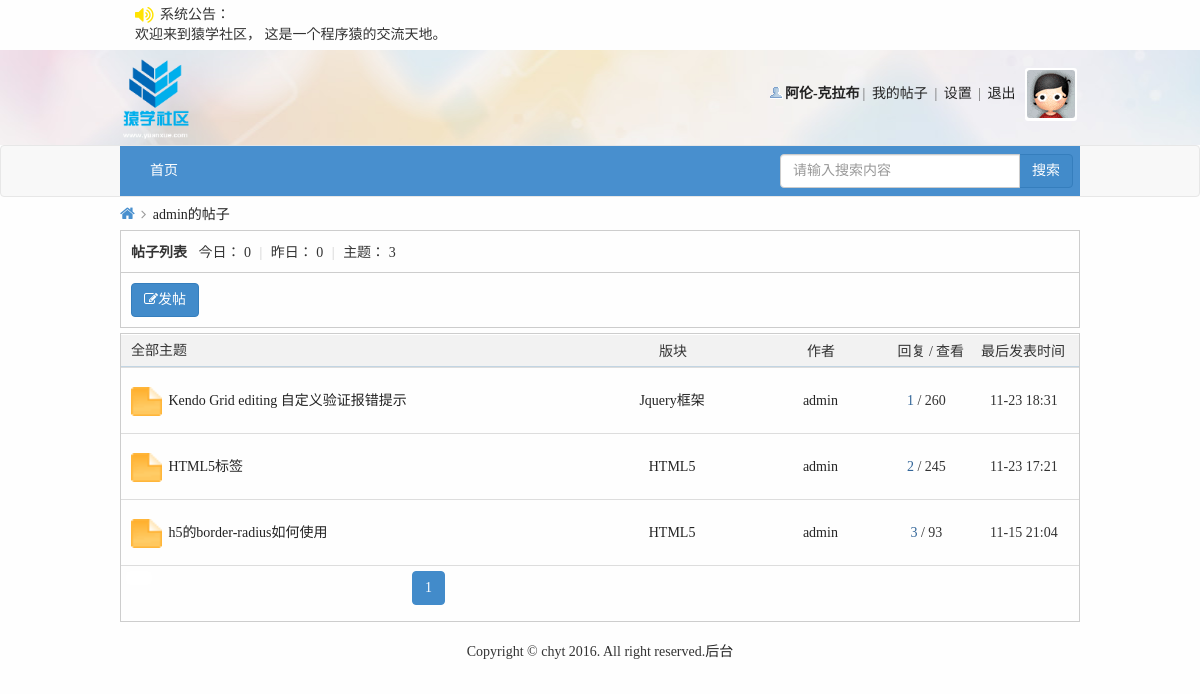
The page /userPost.php?uid=2 (signed in) on the database as committed earlier.
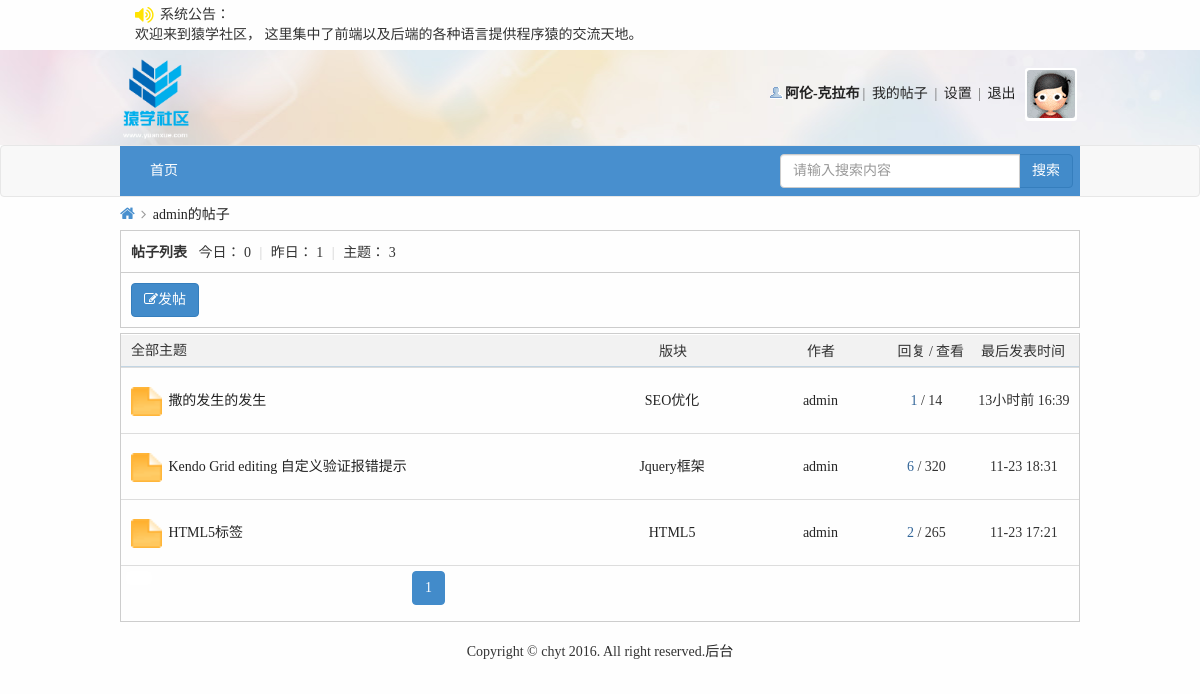
The same page on the database as committed later.
### tables this page shows
CREATE TABLE IF NOT EXISTS `notice` (
  `nid` int(11) NOT NULL AUTO_INCREMENT COMMENT '序号',
  `noticeContent` varchar(200) NOT NULL COMMENT '公告内容',
  PRIMARY KEY (`nid`)
);

CREATE TABLE IF NOT EXISTS `user` (
  `id` int(20) NOT NULL AUTO_INCREMENT COMMENT '唯一标识符',
  `name` varchar(200) NOT NULL COMMENT '用户名称',
  `psw` varchar(200) NOT NULL COMMENT '用户密码',
  `sex` varchar(200) NOT NULL DEFAULT '未填写' COMMENT '用户性别',
  `email` varchar(200) NOT NULL COMMENT '邮箱地址',
  `qq` varchar(200) NOT NULL DEFAULT '未填写' COMMENT '用户qq',
  `photo` varchar(200) NOT NULL COMMENT '用户头像',
  `userType` int(11) NOT NULL DEFAULT '0' COMMENT '用户类型',
  `reallyName` varchar(200) NOT NULL DEFAULT '未填写' COMMENT '用户真实姓名',
  `birthday` varchar(200) NOT NULL DEFAULT '未填写' COMMENT '用户生日',
  `homeplace` varchar(200) NOT NULL DEFAULT '未填写' COMMENT '用户出生地',
  `bloodType` varchar(200) NOT NULL DEFAULT '未填写' COMMENT '用户血型',
  `fixedTel` varchar(200) NOT NULL DEFAULT '未填写' COMMENT '用户固定电话',
  `phone` varchar(200) NOT NULL DEFAULT '未填写' COMMENT '用户电话',
  `website` varchar(200) NOT NULL DEFAULT 'http://' COMMENT '用户主页',
  `school` varchar(200) NOT NULL DEFAULT '未填写' COMMENT '用户毕业学校',
  `degree` varchar(200) NOT NULL DEFAULT '未填写' COMMENT '用户学历',
  `company` varchar(200) NOT NULL DEFAULT '未填写' COMMENT '用户公司',
  `profession` varchar(200) NOT NULL DEFAULT '未填写' COMMENT '用户职业',
  `job` varchar(200) NOT NULL DEFAULT '未填写' COMMENT '用户职位',
  `income` varchar(200) NOT NULL DEFAULT '未填写' COMMENT '用户年收入',
  `registerTime` datetime NOT NULL COMMENT '注册时间',
  `lastLogin` datetime NOT NULL COMMENT '最后一次登录时间',
  `userStatus` int(11) NOT NULL DEFAULT '0' COMMENT '用户是否需要验证状态',
  `isForbid` int(11) NOT NULL DEFAULT '0' COMMENT '是否禁止',
  `loginTimes` int(11) NOT NULL DEFAULT '1' COMMENT '登陆次数',
  PRIMARY KEY (`id`)
);

CREATE TABLE IF NOT EXISTS `post` (
  `postId` int(11) NOT NULL AUTO_INCREMENT COMMENT '帖子id',
  `postTitle` varchar(200) NOT NULL COMMENT '帖子标题',
  `postContent` varchar(2000) NOT NULL COMMENT '帖子内容',
  `postTime` datetime NOT NULL COMMENT '发帖时间',
  `tsmoduleId` int(11) NOT NULL COMMENT '所属子版块的id',
  `times` int(11) NOT NULL COMMENT '浏览次数',
  `postuid` int(11) NOT NULL COMMENT '发帖人id',
  `isTop` int(11) NOT NULL DEFAULT '0' COMMENT '是否置顶',
  `isBoutique` int(11) NOT NULL DEFAULT '0' COMMENT '是否加精',
  `postStatus` int(11) NOT NULL DEFAULT '0' COMMENT '帖子是否需要验证状态，默认0无需验证',
  `updateTime` datetime NOT NULL COMMENT '当前条帖子有回复就更新',
  `isShield` int(11) NOT NULL DEFAULT '0' COMMENT '是否屏蔽',
  PRIMARY KEY (`postId`)
);

CREATE TABLE IF NOT EXISTS `sub_module` (
  `sid` int(20) NOT NULL AUTO_INCREMENT COMMENT '子版块id',
  `smoduleName` varchar(200) NOT NULL COMMENT '子版块名称',
  `smodulePic` varchar(200) NOT NULL COMMENT '子版块图片',
  `tParenModuleId` int(20) NOT NULL COMMENT '所属父版块id',
  `smoduleDesc` varchar(200) NOT NULL COMMENT '子版块描述',
  PRIMARY KEY (`sid`)
);

### inc/mysql.func.php (called while the page is built, shortened)
<?php
    function execute($link, $sql){
        $result = mysqli_query($link, $sql);
        return $result;
    }
    function nums($link, $sql){
        return mysqli_num_rows(execute($link, $sql));
    }
    function fetch_array($result){
        return mysqli_fetch_assoc($result);
    }
?>

### inc/global.func.php (called while the page is built, shortened)
<?php
    function login_state($link){
        if (isset($_COOKIE['bs']['userName']) && isset($_COOKIE['bs']['psw'])){
            $sql = "select * from user where name='{$_COOKIE['bs']['userName']}' and psw='{$_COOKIE['bs']['psw']}'";
            $result = execute($link, $sql);
            if (mysqli_num_rows($result) == 1) {
                $data = fetch_array($result);
                return $data['id'];
            }else{
                return false;
            }
        }else {
            return false;
        }
    }
    function page($count,$page_size,$num_btn=10,$page='page'){
        $page_num_all=ceil($count/$page_size);
        $start=($_GET[$page]-1)*$page_size;
        $limit="limit {$start},{$page_size}";
        $current_url=$_SERVER['REQUEST_URI'];
        $arr_current=parse_url($current_url);
        $current_path=$arr_current['path'];
        $url='';
        if(isset($arr_current['query'])){
            parse_str($arr_current['query'],$arr_query);
            unset($arr_query[$page]);
            if(empty($arr_query)){
                $url="{$current_path}?{$page}=";
            }else{
                $other=http_build_query($arr_query);
                $url="{$current_path}?{$other}&{$page}=";
            }
        }else{
            $url="{$current_path}?{$page}=";
        }
        $html=array();
        if($num_btn>=$page_num_all){
            for($i=1;$i<=$page_num_all;$i++){
                if($_GET[$page]==$i){
                    $html[$i]="<li class='active'><a href='#'>{$i}</a></li>";
                }else{
                    $html[$i]="<li><a href='{$url}{$i}'>{$i}</a></li>";
                }
            }
        }
        $html=implode(' ',$html);
        $data=array(
            'limit'=>$limit,
            'html'=>$html,
            'totalPage'=>$page_num_all
        );
        return $data;
    }
    function tranTime($time) {
        $rtime = date("m-d H:i",$time);
        $htime = date("H:i",$time);
        $time = time() - $time;
        if ($time < 60) {
            $str = '刚刚';
        }
        elseif ($time < 60 * 60) {
            $min = floor($time/60);
            $str = $min.'分钟前';
        }
        elseif ($time < 60 * 60 * 24) {
            $h = floor($time/(60*60));
            $str = $h.'小时前 '.$htime;
        }
        elseif ($time < 60 * 60 * 24 * 3) {
            $d = floor($time/(60*60*24));
            if($d==1)
                $str = '昨天 '.$rtime;
            else
                $str = '前天 '.$rtime;
        }
        else {
            $str = $rtime;
        }
        return $str;
    }
?>

### userPost.php (the view, shortened to what the rows shown need)
<!DOCTYPE html>
<html lang="en">
<head>
    <link rel="stylesheet" href="font/css/font-awesome.min.css">
    <link rel="stylesheet" href="css/bootstrap/css/bootstrap.min.css">
    <link rel="stylesheet" href="css/common.css">
    <link rel="stylesheet" href="css/pModuleList.css">
    <link rel="stylesheet" href="css/myPost.css">
</head>
<?php
    $link = connect();
    $sql_n = "select * from notice where nid=1";
    $data_n = fetch_array(execute($link, $sql_n));
    $nc = $data_n["noticeContent"];
    if (!($member_id = login_state($link))){
        promptBox("请先登录后才能继续浏览", 5, "login.php");
        exit;
    }
    $sql_user = "select * from user where id={$_GET['uid']}";
    $data_user = fetch_array(execute($link, $sql_user));
    include_once "inc/handlerLogin.php";
    $sql_post = "select * from post where postuid={$_GET['uid']}";
    $post_total = nums($link, $sql_post);
    $pagesize = 5;
    $page = page($post_total, $pagesize);
    $post = "select * from post where postuid={$_GET['uid']} ORDER BY postId DESC {$page['limit']}";
    $res_post = execute($link, $post);
?>
<body>
<?php include_once "inc/header.inc.php"?>
<div class="container" style="width: 990px;">
    <div class="position">
        <div class="z">
            <a href="index.php" class="nvhm"><i class="fa fa-home"></i></a>
            <em><i class="fa fa-angle-right"></i></em>
            <a href="#"><?php echo $data_user['name'];?>的帖子</a>
        </div>
    </div>
    <div class="pm-sm">
        <div class="pm-sm-top" style="position: relative;">
            <h2>全部主题</h2>
        </div>
        <div class="pm-sm-list">
            <table class="table table-condensed table-hover" id="smtable">
                <?php
                if($post_total) {
                    while ($data_post = fetch_array($res_post)) {
                        $sql_sm = "select * from sub_module where sid={$data_post['tsmoduleId']}";
                        $data_sm = fetch_array(execute($link, $sql_sm));
                        $sql_rep = "select * from reply where tpostId={$data_post['postId']}";
                        $rep_total = nums($link, $sql_rep);
                        ?>
                        <tr>
                            <td class="td1">
                                <a href="#"><img src="img/folder_new.gif" width="31" height="29"></a>
                            </td>
                            <td class="td2"><a href="postShow.php?postId=<?php echo $data_post['postId'];?>&sid=<?php echo $data_sm['sid'];?>"><?php echo $data_post['postTitle'];?></a></td>
                            <td class="td5"><a href="sModuleList.php?sid=<?php echo $data_sm['sid'];?>"><?php echo $data_sm['smoduleName'];?></a></td>
                            <td class="td6"><a href="profile.php?uid=<?php echo $data_user['id'];?>"><?php echo $data_user['name'];?></a></td>
                            <td class="td3">
                                <span class="xi2" title="回复"><?php echo $rep_total; ?></span>
                                <span class="xi1" title="查看"> / <?php echo $data_post['times']; ?></span>
                            </td>
                            <td class="td7"><?php echo tranTime(strtotime($data_post['postTime']));?></td>
                        </tr>
                    <?php }
                }else{
                    echo "<tr><td colspan='4' style='padding-left: 15px;'>暂无帖子...</td></tr>";
                }
                ?>
            </table>
        </div>
    </div>
</div>
</body>
</html>

### inc/header.inc.php (shortened to what the rows shown need)
<?php
if(!empty($nc)){
    echo "<div class='notice'>
            <div class='container'>
                <p><i class='fa fa-volume-up'></i></p><p style='margin-left: 25px;'>系统公告：</p>
                <marquee direction='left' width='830' scrollamount='2'>{$nc}</marquee>
            </div>
          </div>" ;
}
?>
<div id="header">
    <div class="container" style="width: 960px;padding: 0;">
        <div class="info">
            <?php
                $img_url = null;
                if (isset($member_id) && $member_id) {
                    $sql_photo = "select photo from user where id={$member_id}";
                    $member_result = execute($link, $sql_photo);
                    $res_photo = fetch_array($member_result);
                    if ($res_photo['photo'] != '') {
                        $img_url = $res_photo['photo'];
                    }else{
                        $img_url = 'img/noavatar_small.gif';
                    }
                }else{
                    $img_url = 'img/noavatar_small.gif';
                }
                if(isset($member_id) && $member_id){
                    $sql_info = "select * from user where id='{$member_id}'";
                    $res_info = fetch_array(execute($link, $sql_info));
                    $html = <<<EOT
                        <ul>
                            <li class="person"><a href="profile.php"><strong>{$res_info['name']}</strong></a></li>|
                            <li><a href="myPost.php">我的帖子</a></li> |
                            <li><a href="setProfile.php">设置</a></li> |
                            <li><a class="logout" href="#">退出</a></li>
                            <li class="headpic"><a href="profile.php"><img src="{$img_url}" width="48" height="48"></a></li>
                        </ul>
EOT;
                    echo $html;
                }
            ?>
        </div>
    </div>
</div>

Rows that differ between the two databases and show on the page:
removed post: postTitle "h5的border-radius如何使用", sub_module.smoduleName "HTML5", $data_user['name'] "admin", rep_total "3", times "93", postTime "11-15 21:04"
changed notice: noticeContent "欢迎来到猿学社区， 这是一个程序猿的交流天地。" → "欢迎来到猿学社区， 这里集中了前端以及后端的各种语言提供程序猿的交流天地。"
added post: postTitle "撒的发生的发生", sub_module.smoduleName "SEO优化", $data_user['name'] "admin", rep_total "1", times "14", postTime "13小时前 16:39"
changed post "Kendo Grid editing 自定义验证报错提示": rep_total "1" → "6"; times "260" → "320"
changed post "HTML5标签": times "245" → "265"
Other text that changed with them:
$ptotal_yesterday: "0" → "1"
